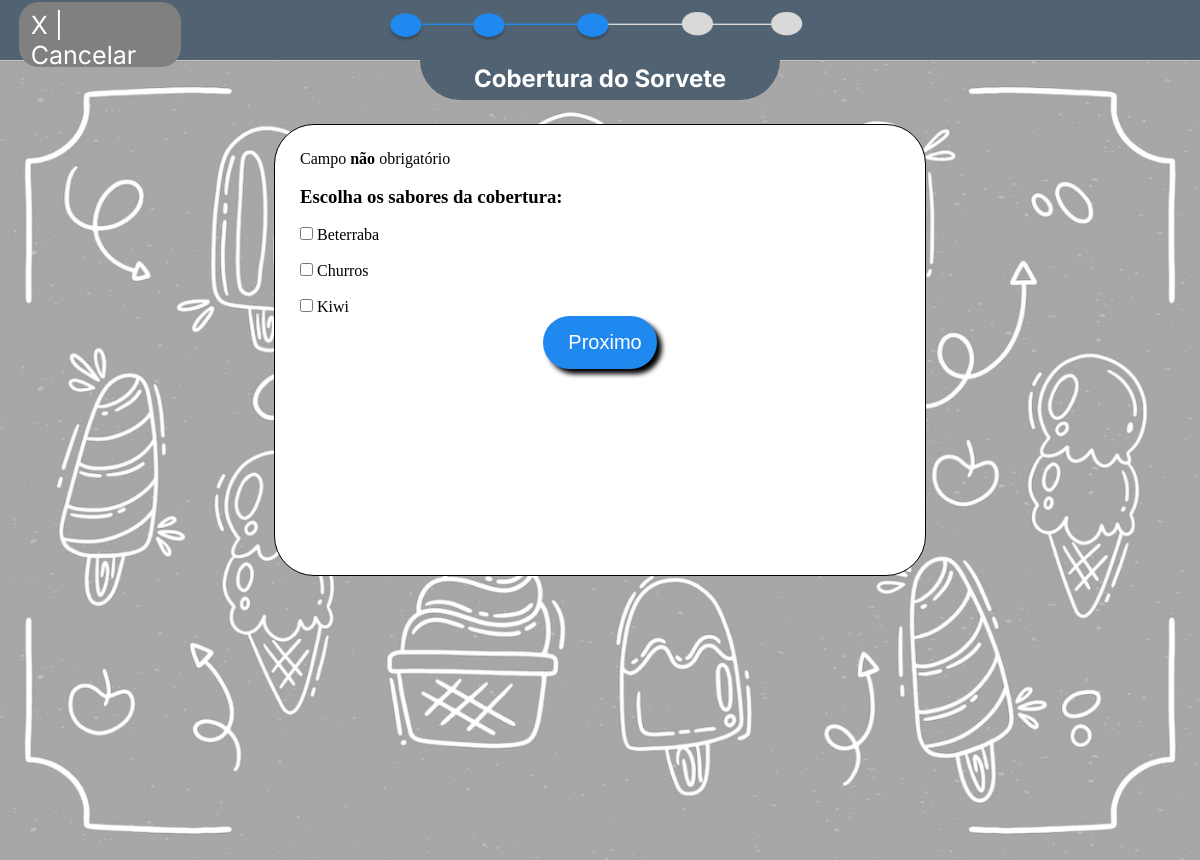
Before: /pedir/coberturaSorvete.php (signed in) with the older database file.
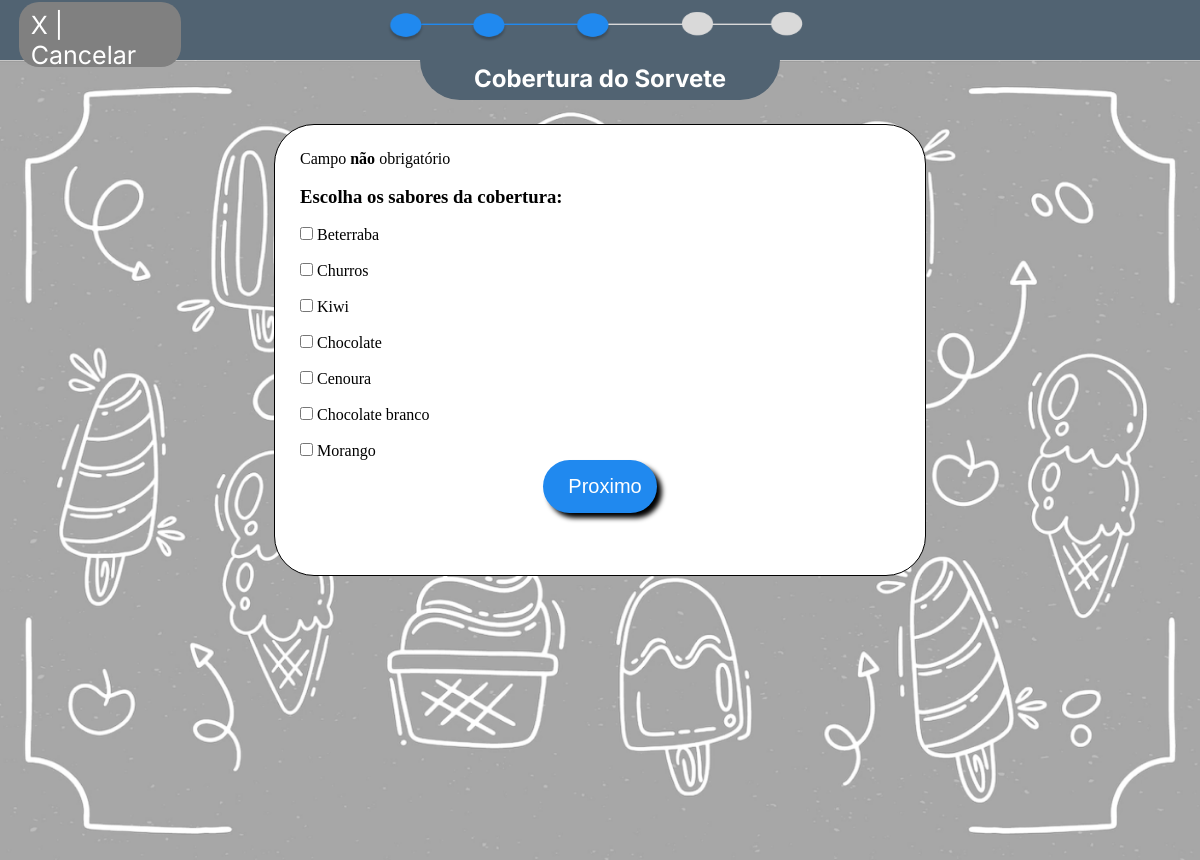
After: the same page with the newer database file.
### tables this page shows
CREATE TABLE `coberturas` (
  `id` int(11) NOT NULL,
  `nome` varchar(666) NOT NULL,
  `preco` decimal(10,2) NOT NULL
);

### classes/isfrio.php (called while the page is built, shortened)
<?php
class isfrio{
    public function procurarCoberturas(){
        global $pdo;
        $sql= $pdo->prepare("SELECT * FROM coberturas");
        $sql-> execute();
        if($sql->rowCount()>0):
            $dados = $sql->fetchAll();
            return $dados;
        else:
            return [];
        endif;
    }
}
?>

### pedir/coberturaSorvete.php (the view, shortened to what this page needs)
<?php
    require_once '../classes/isfrio.php';
    $u = new isfrio();
?>
<!DOCTYPE html>
<html lang="pt-br">
<head>
    <link rel="stylesheet" href="../styles/pedir1.css">
</head>
<body>
    <div id="navegador">
        <a href="../home.php" id="cancelar"><p>X | Cancelar</p></a>
        <img src="../imagens/navegador3.png" id="imgNavegador" alt="" width="450px" height="50px">
    </div>
    <div id="background">
        <div id="etapa">
            <h2>Cobertura do Sorvete</h2>
        </div>
        <div id="campo">
        <form method="post">
        <p>Campo <strong>não</strong> obrigatório</p>
        <br>
        <h3>Escolha os sabores da cobertura:</h3>
            <?php
                $u->conectar("isfrio", "localhost", "root", "");
                $coberturas = $u->procurarCoberturas();
                for($i=0; $i<count($coberturas); $i++){
                    $nome = $coberturas[$i]["nome"];
                    $id = $coberturas[$i]["id"];
                    echo "
                    <br>
                        <input type='checkbox' name='coberturas[]' value='$id' id='$id'>
                        <label for='$id'>$nome</label>
                    <br>
                    ";
                }
            ?>
                <input type="submit" value="Proximo" name="proximo" class="btnProximo">
            </form>
        </div>
    </div>
</body>
</html>

Changed rows visible on the page:
added coberturas: nome "Chocolate"
added coberturas: nome "Cenoura"
added coberturas: nome "Chocolate branco"
added coberturas: nome "Morango"
